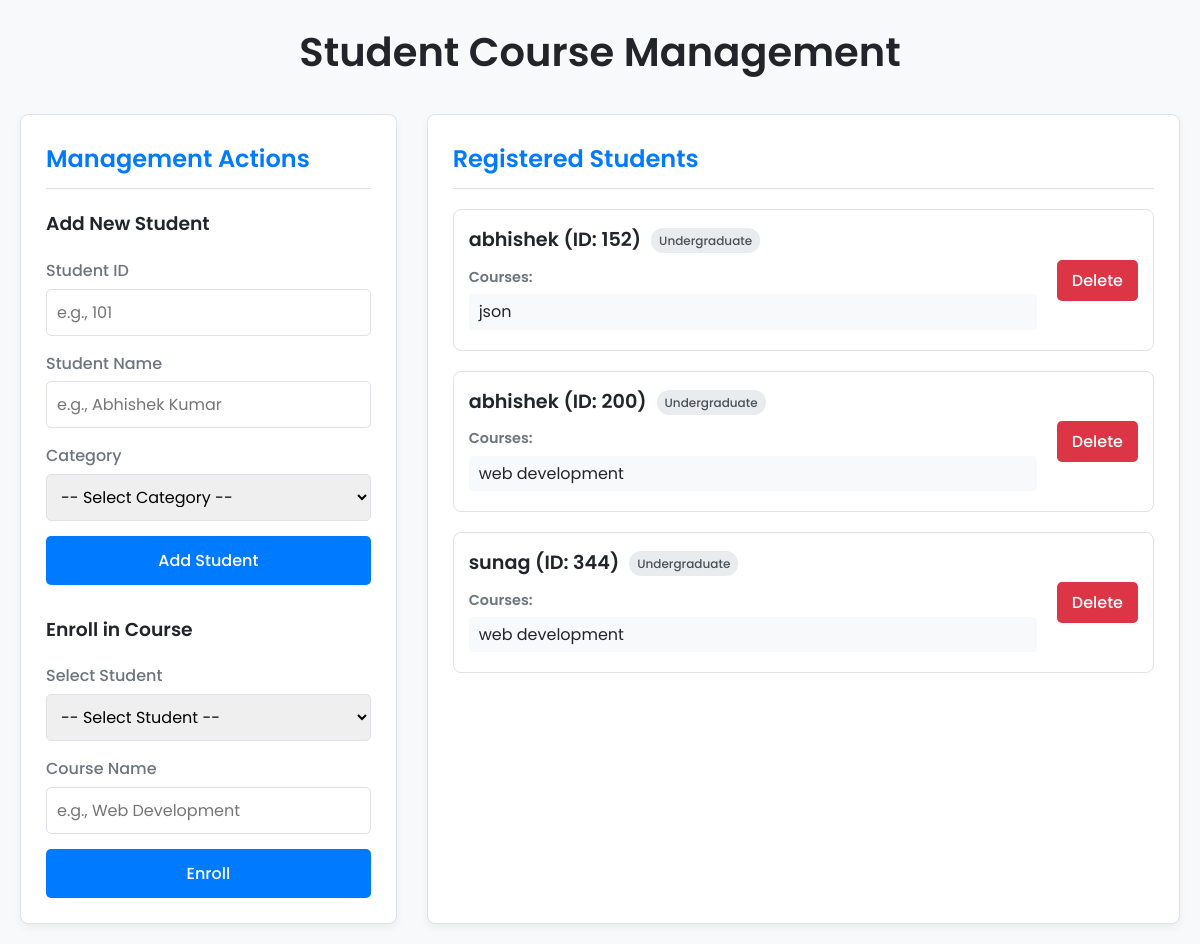
The page / on the database its author committed.
### tables this page shows
CREATE TABLE students (
    id INTEGER PRIMARY KEY,
    name TEXT NOT NULL,
    category TEXT NOT NULL DEFAULT 'General'
);

CREATE TABLE courses (
    id INTEGER PRIMARY KEY AUTOINCREMENT,
    course_name TEXT NOT NULL,
    student_id INTEGER,
    FOREIGN KEY(student_id) REFERENCES students(id)
);

### app.py (the view)
@app.route('/')
def index():
    db = DatabaseManager()
    students = db.get_all_students()
    student_data = []
    for student_tuple in students:
        student_id, student_name, student_category = student_tuple # Unpack category
        courses = db.get_student_courses(student_id)
        student_data.append({
            'id': student_id,
            'name': student_name,
            'category': student_category, # Add category to data
            'courses': [course[1] for course in courses]
        })
    db.close()
    return render_template('index.html', students=student_data)

### models.py (called while the page is built)
    def get_student_courses(self, student_id):
        self.cursor.execute('''
            SELECT s.name, c.course_name
            FROM students s
            JOIN courses c ON s.id = c.student_id
            WHERE s.id = ?
        ''', (student_id,))
        return self.cursor.fetchall()

    def get_all_students(self):
        self.cursor.execute("SELECT id, name, category FROM students ORDER BY id")
        return self.cursor.fetchall()

    def close(self):
        self.conn.close()

### templates/index.html (shortened to what this page needs)
<!DOCTYPE html>
<html lang="en">
<head>
    <link rel="stylesheet" href="{{ url_for('static', filename='style.css') }}">
</head>
<body>
    <div class="container">
        <header class="main-header">
            <h1>Student Course Management</h1>
        </header>
        <main class="content-grid">
            <div class="card forms-card">
                <h2>Management Actions</h2>
                <form action="/add_student" method="post" class="form-section">
                    <h3>Add New Student</h3>
                    <div class="form-group">
                        <label for="student_id">Student ID</label>
                        <input type="number" id="student_id" name="student_id" placeholder="e.g., 101" required>
                    </div>
                    <div class="form-group">
                        <label for="student_name">Student Name</label>
                        <input type="text" id="student_name" name="student_name" placeholder="e.g., Abhishek Kumar" required>
                    </div>
                    <div class="form-group">
                        <label for="category">Category</label>
                        <select id="category" name="category" required>
                            <option value="">-- Select Category --</option>
                        </select>
                    </div>
                    <button type="submit" class="btn btn-primary">Add Student</button>
                </form>
                <form action="/add_course" method="post" class="form-section">
                    <h3>Enroll in Course</h3>
                    <div class="form-group">
                        <label for="enroll_student_id">Select Student</label>
                        <select id="enroll_student_id" name="student_id" required>
                            <option value="">-- Select Student --</option>
                        </select>
                    </div>
                    <div class="form-group">
                        <label for="course_name">Course Name</label>
                        <input type="text" id="course_name" name="course_name" placeholder="e.g., Web Development" required>
                    </div>
                    <button type="submit" class="btn btn-primary">Enroll</button>
                </form>
            </div>
            <div class="card students-card">
                <h2>Registered Students</h2>
                <div class="student-list">
                    {% for student in students %}
                        <div class="student-item">
                            <div class="student-info">
                                <div class="student-header">
                                    <span class="student-name">{{ student.name }} (ID: {{ student.id }})</span>
                                    <span class="category-tag">{{ student.category }}</span>
                                </div>
                                <div class="course-list">
    <h4>Courses:</h4>
    <ul>
        {% for course in student.courses %}
            <li>{{ course }}</li>
        {% else %}
            <li class="no-courses">No courses enrolled yet.</li>
        {% endfor %}
    </ul>
</div>
                            </div>
                            <form class="delete-form" action="{{ url_for('delete_student', student_id=student.id) }}" method="post">
                                <button type="submit" class="btn btn-danger" onclick="return confirm('Are you sure you want to delete this student and all their courses?');">Delete</button>
                            </form>
                        </div>
                    {% else %}
                        <p class="no-students">No students have been added yet.</p>
                    {% endfor %}
                </div>
            </div>
        </main>
    </div>
</body>
</html>

### static/style.css (style rules this page uses)
:root { --primary-color: #007bff; --primary-hover: #0056b3; --danger-color: #dc3545; --danger-hover: #c82333; --background-color: #f8f9fa; --card-background: #ffffff; --text-color: #212529; --muted-text-color: #6c757d; --border-color: #dee2e6; --card-shadow: 0 4px 8px rgba(0, 0, 0, 0.05); --border-radius: 8px; }
body { font-family: 'Poppins', sans-serif; background-color: var(--background-color); color: var(--text-color); margin: 0; line-height: 1.6; }
h1, h2, h3, h4 { margin-top: 0; font-weight: 600; }
.container { max-width: 1200px; margin: 0 auto; padding: 20px; }
.main-header { text-align: center; margin-bottom: 30px; }
.main-header h1 { font-size: 2.5rem; color: var(--text-color); }
.content-grid { display: grid; grid-template-columns: 1fr 2fr; gap: 30px; }
.card { background-color: var(--card-background); padding: 25px; border-radius: var(--border-radius); box-shadow: var(--card-shadow); border: 1px solid var(--border-color); }
.card h2 { color: var(--primary-color); margin-bottom: 20px; border-bottom: 1px solid var(--border-color); padding-bottom: 10px; }
.form-section { margin-bottom: 30px; }
.form-section:last-child { margin-bottom: 0; }
.form-group { margin-bottom: 15px; }
.form-group label { display: block; font-weight: 500; margin-bottom: 5px; color: var(--muted-text-color); }
input[type="text"], input[type="number"], select { width: 100%; padding: 10px; border: 1px solid var(--border-color); border-radius: 5px; font-family: 'Poppins', sans-serif; font-size: 1rem; box-sizing: border-box; }
.btn { display: inline-block; width: 100%; padding: 12px; border: none; border-radius: 5px; font-family: 'Poppins', sans-serif; font-size: 1rem; font-weight: 500; text-align: center; cursor: pointer; transition: background-color 0.2s ease-in-out, transform 0.1s ease; }
.btn-primary { background-color: var(--primary-color); color: white; }
.btn-danger { background-color: var(--danger-color); color: white; }
.student-list { display: flex; flex-direction: column; gap: 20px; }
.student-item { display: flex; justify-content: space-between; align-items: center; padding: 15px; border: 1px solid var(--border-color); border-radius: var(--border-radius); transition: box-shadow 0.2s ease-in-out; }
.student-info { flex-grow: 1; }
.student-header { display: flex; align-items: center; gap: 10px; margin-bottom: 10px; }
.student-name { font-size: 1.2rem; font-weight: 600; }
.category-tag { background-color: #e9ecef; color: #495057; padding: 3px 8px; border-radius: 12px; font-size: 0.75rem; font-weight: 500; }
.course-list h4 { margin-bottom: 5px; font-size: 0.9rem; color: var(--muted-text-color); }
.course-list ul { list-style-type: none; padding-left: 0; margin: 0; }
.course-list li { background-color: var(--background-color); padding: 5px 10px; border-radius: 4px; margin-bottom: 5px; }
.delete-form { margin-left: 20px; }
.delete-form .btn { width: auto; padding: 8px 15px; }

### rows shown on the page
students: name "abhishek", id "152", category "Undergraduate"
courses: course_name "json"
students: name "abhishek", id "200", category "Undergraduate"
courses: course_name "web development"
students: name "sunag", id "344", category "Undergraduate"
courses: course_name "web development"
